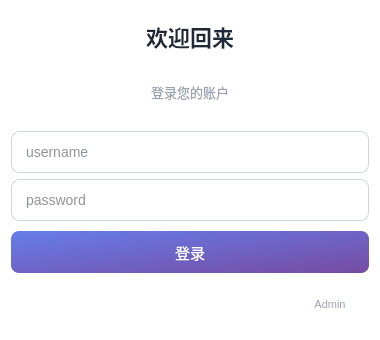
<?xml version="1.0" encoding="UTF-8"?>
<ui version="4.0">
 <class>LoginDialog</class>
 <widget class="QDialog" name="LoginDialog">
  <property name="geometry">
   <rect>
    <x>0</x>
    <y>0</y>
    <width>380</width>
    <height>340</height>
   </rect>
  </property>
  <property name="minimumSize">
   <size>
    <width>380</width>
    <height>340</height>
   </size>
  </property>
  <property name="maximumSize">
   <size>
    <width>380</width>
    <height>340</height>
   </size>
  </property>
  <property name="windowTitle">
   <string>登录</string>
  </property>
  <property name="styleSheet">
   <string notr="true">QDialog { background-color: #ffffff; }</string>
  </property>
  <layout class="QVBoxLayout" name="root">
   <property name="leftMargin">32</property>
   <property name="topMargin">32</property>
   <property name="rightMargin">32</property>
   <property name="bottomMargin">32</property>
   <property name="spacing">16</property>
   <item>
    <widget class="QLabel" name="title">
     <property name="text">
      <string>欢迎回来</string>
     </property>
     <property name="styleSheet">
      <string notr="true">font-size: 22px; font-weight: 700; color: #1f2937;</string>
     </property>
     <property name="alignment">
      <set>Qt::AlignCenter</set>
     </property>
    </widget>
   </item>
   <item>
    <widget class="QLabel" name="sub">
     <property name="text">
      <string>登录您的账户</string>
     </property>
     <property name="styleSheet">
      <string notr="true">font-size: 13px; color: #9ca3af;</string>
     </property>
     <property name="alignment">
      <set>Qt::AlignCenter</set>
     </property>
    </widget>
   </item>
   <item>
    <spacer name="spacer_top">
     <property name="orientation">
      <enum>Qt::Vertical</enum>
     </property>
     <property name="sizeType">
      <enum>QSizePolicy::Fixed</enum>
     </property>
     <property name="sizeHint" stdset="0">
      <size>
       <width>20</width>
       <height>8</height>
      </size>
     </property>
    </spacer>
   </item>
   <item>
    <widget class="QLineEdit" name="editUser">
     <property name="placeholderText">
      <string>username</string>
     </property>
     <property name="minimumSize">
      <size>
       <width>0</width>
       <height>42</height>
      </size>
     </property>
     <property name="maximumSize">
      <size>
       <width>16777215</width>
       <height>42</height>
      </size>
     </property>
     <property name="styleSheet">
      <string notr="true">QLineEdit { font-size: 14px; padding: 0 12px; background-color: #ffffff; color: #1f2937; border: 1px solid #d1d5db; border-radius: 8px; } QLineEdit:focus { border-color: #667eea; }</string>
     </property>
    </widget>
   </item>
   <item>
    <widget class="QLineEdit" name="editPwd">
     <property name="placeholderText">
      <string>password</string>
     </property>
     <property name="echoMode">
      <enum>QLineEdit::Password</enum>
     </property>
     <property name="minimumSize">
      <size>
       <width>0</width>
       <height>42</height>
      </size>
     </property>
     <property name="maximumSize">
      <size>
       <width>16777215</width>
       <height>42</height>
      </size>
     </property>
     <property name="styleSheet">
      <string notr="true">QLineEdit { font-size: 14px; padding: 0 12px; background-color: #ffffff; color: #1f2937; border: 1px solid #d1d5db; border-radius: 8px; } QLineEdit:focus { border-color: #667eea; }</string>
     </property>
    </widget>
   </item>
   <item>
    <spacer name="spacer_mid">
     <property name="orientation">
      <enum>Qt::Vertical</enum>
     </property>
     <property name="sizeType">
      <enum>QSizePolicy::Fixed</enum>
     </property>
     <property name="sizeHint" stdset="0">
      <size>
       <width>20</width>
       <height>4</height>
      </size>
     </property>
    </spacer>
   </item>
   <item>
    <widget class="QPushButton" name="btnSubmit">
     <property name="text">
      <string>登录</string>
     </property>
     <property name="minimumSize">
      <size>
       <width>0</width>
       <height>42</height>
      </size>
     </property>
     <property name="maximumSize">
      <size>
       <width>16777215</width>
       <height>42</height>
      </size>
     </property>
     <property name="cursor">
      <cursorShape>PointingHandCursor</cursorShape>
     </property>
     <property name="styleSheet">
      <string notr="true">QPushButton { font-size: 15px; color: white; background: qlineargradient(x1:0,y1:0,x2:1,y2:1, stop:0 #667eea, stop:1 #764ba2); border: none; border-radius: 8px; } QPushButton:hover { background: qlineargradient(x1:0,y1:0,x2:1,y2:1, stop:0 #5a6fdb, stop:1 #6a4196); }</string>
     </property>
    </widget>
   </item>
   <item>
    <widget class="QWidget" name="bottomRow">
     <layout class="QHBoxLayout" name="bottomL">
      <property name="leftMargin">0</property>
      <property name="topMargin">0</property>
      <property name="rightMargin">0</property>
      <property name="bottomMargin">0</property>
      <item>
       <spacer name="horizontal_spacer">
        <property name="orientation">
         <enum>Qt::Horizontal</enum>
        </property>
        <property name="sizeHint" stdset="0">
         <size>
          <width>40</width>
          <height>20</height>
         </size>
        </property>
       </spacer>
      </item>
      <item>
       <widget class="QPushButton" name="btnAdmin">
        <property name="text">
         <string>Admin</string>
        </property>
        <property name="minimumSize">
         <size>
          <width>60</width>
          <height>22</height>
         </size>
        </property>
        <property name="maximumSize">
         <size>
          <width>60</width>
          <height>22</height>
         </size>
        </property>
        <property name="cursor">
         <cursorShape>PointingHandCursor</cursorShape>
        </property>
        <property name="styleSheet">
         <string notr="true">QPushButton { font-size: 11px; color: #9ca3af; background: transparent; border: none; } QPushButton:hover { color: #667eea; }</string>
        </property>
       </widget>
      </item>
     </layout>
    </widget>
   </item>
  </layout>
 </widget>
</ui>
